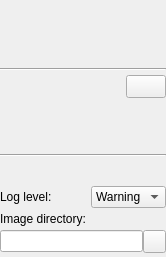
<?xml version="1.0" encoding="UTF-8"?>
<ui version="4.0">
 <class>ConfigurationToolbox</class>
 <widget class="QWidget" name="ConfigurationToolbox">
  <property name="geometry">
   <rect>
    <x>0</x>
    <y>0</y>
    <width>166</width>
    <height>257</height>
   </rect>
  </property>
  <property name="windowTitle">
   <string>Configuration</string>
  </property>
  <layout class="QVBoxLayout" name="verticalLayout">
   <property name="spacing">
    <number>4</number>
   </property>
   <property name="leftMargin">
    <number>0</number>
   </property>
   <property name="topMargin">
    <number>4</number>
   </property>
   <property name="rightMargin">
    <number>0</number>
   </property>
   <property name="bottomMargin">
    <number>4</number>
   </property>
   <item>
    <widget class="QWidget" name="deviceSetSelectionWidget" native="true">
     <property name="minimumSize">
      <size>
       <width>0</width>
       <height>48</height>
      </size>
     </property>
    </widget>
   </item>
   <item>
    <spacer name="verticalSpacer_9">
     <property name="orientation">
      <enum>Qt::Vertical</enum>
     </property>
     <property name="sizeType">
      <enum>QSizePolicy::Fixed</enum>
     </property>
     <property name="sizeHint" stdset="0">
      <size>
       <width>158</width>
       <height>12</height>
      </size>
     </property>
    </spacer>
   </item>
   <item>
    <widget class="Line" name="line">
     <property name="orientation">
      <enum>Qt::Horizontal</enum>
     </property>
    </widget>
   </item>
   <item>
    <layout class="QHBoxLayout" name="horizontalLayout">
     <property name="spacing">
      <number>4</number>
     </property>
     <item>
      <spacer name="horizontalSpacer">
       <property name="orientation">
        <enum>Qt::Horizontal</enum>
       </property>
       <property name="sizeHint" stdset="0">
        <size>
         <width>40</width>
         <height>20</height>
        </size>
       </property>
      </spacer>
     </item>
     <item>
      <widget class="QPushButton" name="pushButton_PopOut">
       <property name="minimumSize">
        <size>
         <width>23</width>
         <height>23</height>
        </size>
       </property>
       <property name="toolTip">
        <string>Pop out (or back) tool state window</string>
       </property>
       <property name="text">
        <string/>
       </property>
       <property name="icon">
        <iconset resource="../fCal.qrc">
         <normaloff>:/icons/Resources/icon_PopOut.png</normaloff>:/icons/Resources/icon_PopOut.png</iconset>
       </property>
       <property name="checkable">
        <bool>true</bool>
       </property>
      </widget>
     </item>
    </layout>
   </item>
   <item>
    <widget class="QWidget" name="toolStateDisplayWidget" native="true">
     <property name="minimumSize">
      <size>
       <width>0</width>
       <height>48</height>
      </size>
     </property>
    </widget>
   </item>
   <item>
    <widget class="Line" name="line_2">
     <property name="orientation">
      <enum>Qt::Horizontal</enum>
     </property>
    </widget>
   </item>
   <item>
    <spacer name="verticalSpacer_2">
     <property name="orientation">
      <enum>Qt::Vertical</enum>
     </property>
     <property name="sizeType">
      <enum>QSizePolicy::Expanding</enum>
     </property>
     <property name="sizeHint" stdset="0">
      <size>
       <width>20</width>
       <height>12</height>
      </size>
     </property>
    </spacer>
   </item>
   <item>
    <layout class="QHBoxLayout" name="horizontalLayout_logLevel">
     <item>
      <widget class="QLabel" name="labelLogLevel">
       <property name="sizePolicy">
        <sizepolicy hsizetype="Preferred" vsizetype="Preferred">
         <horstretch>0</horstretch>
         <verstretch>0</verstretch>
        </sizepolicy>
       </property>
       <property name="text">
        <string>Log level:</string>
       </property>
      </widget>
     </item>
     <item>
      <spacer name="horizontalSpacer_2">
       <property name="orientation">
        <enum>Qt::Horizontal</enum>
       </property>
       <property name="sizeHint" stdset="0">
        <size>
         <width>40</width>
         <height>20</height>
        </size>
       </property>
      </spacer>
     </item>
     <item>
      <widget class="QComboBox" name="comboBox_LogLevel">
       <property name="sizePolicy">
        <sizepolicy hsizetype="Preferred" vsizetype="Fixed">
         <horstretch>0</horstretch>
         <verstretch>0</verstretch>
        </sizepolicy>
       </property>
       <property name="toolTip">
        <string>Level of log entries that are displayed</string>
       </property>
       <property name="currentIndex">
        <number>1</number>
       </property>
       <item>
        <property name="text">
         <string>Error</string>
        </property>
       </item>
       <item>
        <property name="text">
         <string>Warning</string>
        </property>
       </item>
       <item>
        <property name="text">
         <string>Info</string>
        </property>
       </item>
       <item>
        <property name="text">
         <string>Debug</string>
        </property>
       </item>
       <item>
        <property name="text">
         <string>Trace</string>
        </property>
       </item>
      </widget>
     </item>
    </layout>
   </item>
   <item>
    <widget class="QLabel" name="label_ImageDirectory">
     <property name="toolTip">
      <string>Directory that contains the usually used input images (to act as home for relative paths in device set configuration files)</string>
     </property>
     <property name="text">
      <string>Image directory:</string>
     </property>
    </widget>
   </item>
   <item>
    <layout class="QHBoxLayout" name="horizontalLayout_ImageDirectory">
     <property name="spacing">
      <number>0</number>
     </property>
     <item>
      <widget class="QLineEdit" name="lineEdit_ImageDirectory">
       <property name="sizePolicy">
        <sizepolicy hsizetype="Expanding" vsizetype="Fixed">
         <horstretch>9</horstretch>
         <verstretch>0</verstretch>
        </sizepolicy>
       </property>
       <property name="toolTip">
        <string>Directory that contains the usually used input images (to act as home for relative paths in device set configuration files)</string>
       </property>
       <property name="readOnly">
        <bool>true</bool>
       </property>
      </widget>
     </item>
     <item>
      <widget class="QPushButton" name="pushButton_SelectImageDirectory">
       <property name="sizePolicy">
        <sizepolicy hsizetype="Fixed" vsizetype="Fixed">
         <horstretch>1</horstretch>
         <verstretch>0</verstretch>
        </sizepolicy>
       </property>
       <property name="minimumSize">
        <size>
         <width>23</width>
         <height>23</height>
        </size>
       </property>
       <property name="focusPolicy">
        <enum>Qt::NoFocus</enum>
       </property>
       <property name="toolTip">
        <string>Select other device set configuration directory</string>
       </property>
       <property name="text">
        <string/>
       </property>
       <property name="icon">
        <iconset resource="../fCal.qrc">
         <normaloff>:/icons/Resources/icon_OpenFile.png</normaloff>:/icons/Resources/icon_OpenFile.png</iconset>
       </property>
       <property name="iconSize">
        <size>
         <width>16</width>
         <height>16</height>
        </size>
       </property>
      </widget>
     </item>
    </layout>
   </item>
  </layout>
 </widget>
 <resources>
  <include location="../fCal.qrc"/>
 </resources>
 <connections/>
</ui>
